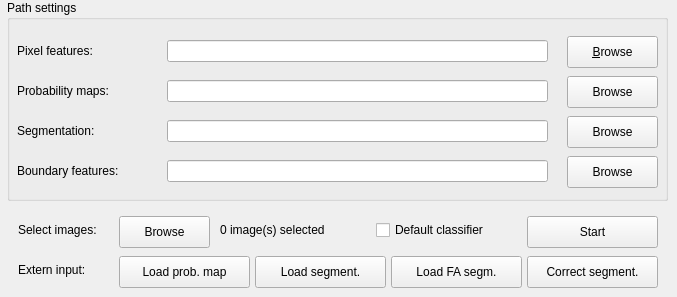
   <widget class="QWidget" name="CIS">
    <attribute name="title">
     <string>Segmentation</string>
    </attribute>
    <widget class="QGroupBox" name="cisGroupBox">
     <property name="enabled">
      <bool>true</bool>
     </property>
     <property name="geometry">
      <rect>
       <x>7</x>
       <y>0</y>
       <width>661</width>
       <height>201</height>
      </rect>
     </property>
     <property name="title">
      <string>Path settings</string>
     </property>
     <widget class="QPushButton" name="pixelFeaturesBrowse">
      <property name="geometry">
       <rect>
        <x>560</x>
        <y>36</y>
        <width>91</width>
        <height>32</height>
       </rect>
      </property>
      <property name="sizePolicy">
       <sizepolicy hsizetype="Fixed" vsizetype="Fixed">
        <horstretch>0</horstretch>
        <verstretch>0</verstretch>
       </sizepolicy>
      </property>
      <property name="text">
       <string>&amp;Browse</string>
      </property>
      <property name="shortcut">
       <string>Alt+B</string>
      </property>
     </widget>
     <widget class="QPushButton" name="probMapBrowse">
      <property name="geometry">
       <rect>
        <x>560</x>
        <y>76</y>
        <width>91</width>
        <height>32</height>
       </rect>
      </property>
      <property name="text">
       <string>Browse</string>
      </property>
     </widget>
     <widget class="QLineEdit" name="pixelFeaturesEdit">
      <property name="geometry">
       <rect>
        <x>160</x>
        <y>40</y>
        <width>381</width>
        <height>22</height>
       </rect>
      </property>
     </widget>
     <widget class="QLineEdit" name="probMapEdit">
      <property name="geometry">
       <rect>
        <x>160</x>
        <y>80</y>
        <width>381</width>
        <height>22</height>
       </rect>
      </property>
     </widget>
     <widget class="QLabel" name="pixelFeaturesLabel">
      <property name="geometry">
       <rect>
        <x>10</x>
        <y>43</y>
        <width>121</width>
        <height>16</height>
       </rect>
      </property>
      <property name="sizePolicy">
       <sizepolicy hsizetype="Fixed" vsizetype="Preferred">
        <horstretch>0</horstretch>
        <verstretch>0</verstretch>
       </sizepolicy>
      </property>
      <property name="frameShape">
       <enum>QFrame::NoFrame</enum>
      </property>
      <property name="frameShadow">
       <enum>QFrame::Plain</enum>
      </property>
      <property name="text">
       <string>Pixel features:</string>
      </property>
      <property name="buddy">
       <cstring>originalEdit</cstring>
      </property>
     </widget>
     <widget class="QLabel" name="probMapLabel">
      <property name="geometry">
       <rect>
        <x>10</x>
        <y>83</y>
        <width>141</width>
        <height>16</height>
       </rect>
      </property>
      <property name="text">
       <string>Probability maps:</string>
      </property>
     </widget>
     <widget class="QLabel" name="segmentationLabel">
      <property name="geometry">
       <rect>
        <x>10</x>
        <y>123</y>
        <width>141</width>
        <height>16</height>
       </rect>
      </property>
      <property name="text">
       <string>Segmentation:</string>
      </property>
     </widget>
     <widget class="QLineEdit" name="segmentationEdit">
      <property name="geometry">
       <rect>
        <x>160</x>
        <y>120</y>
        <width>381</width>
        <height>22</height>
       </rect>
      </property>
     </widget>
     <widget class="QPushButton" name="segmentationBrowse">
      <property name="geometry">
       <rect>
        <x>560</x>
        <y>116</y>
        <width>91</width>
        <height>32</height>
       </rect>
      </property>
      <property name="text">
       <string>Browse</string>
      </property>
     </widget>
     <widget class="QLabel" name="boundaryFeaturesLabel">
      <property name="geometry">
       <rect>
        <x>10</x>
        <y>163</y>
        <width>141</width>
        <height>16</height>
       </rect>
      </property>
      <property name="text">
       <string>Boundary features:</string>
      </property>
     </widget>
     <widget class="QLineEdit" name="boundaryFeaturesEdit">
      <property name="geometry">
       <rect>
        <x>160</x>
        <y>160</y>
        <width>381</width>
        <height>22</height>
       </rect>
      </property>
     </widget>
     <widget class="QPushButton" name="boundaryFeaturesBrowse">
      <property name="geometry">
       <rect>
        <x>560</x>
        <y>156</y>
        <width>91</width>
        <height>32</height>
       </rect>
      </property>
      <property name="text">
       <string>Browse</string>
      </property>
     </widget>
    </widget>
    <widget class="QPushButton" name="cisStartButton">
     <property name="geometry">
      <rect>
       <x>527</x>
       <y>216</y>
       <width>131</width>
       <height>32</height>
      </rect>
     </property>
     <property name="text">
      <string>Start</string>
     </property>
    </widget>
    <widget class="QLabel" name="selectImagesLabel1">
     <property name="geometry">
      <rect>
       <x>18</x>
       <y>222</y>
       <width>101</width>
       <height>16</height>
      </rect>
     </property>
     <property name="text">
      <string>Select images:</string>
     </property>
    </widget>
    <widget class="QPushButton" name="imageBrowse1">
     <property name="geometry">
      <rect>
       <x>119</x>
       <y>216</y>
       <width>91</width>
       <height>32</height>
      </rect>
     </property>
     <property name="text">
      <string>Browse</string>
     </property>
    </widget>
    <widget class="QLabel" name="imagesSelectedLabel1">
     <property name="geometry">
      <rect>
       <x>220</x>
       <y>222</y>
       <width>131</width>
       <height>16</height>
      </rect>
     </property>
     <property name="text">
      <string>0 image(s) selected</string>
     </property>
    </widget>
    <widget class="QPushButton" name="loadSegmBotton">
     <property name="geometry">
      <rect>
       <x>255</x>
       <y>256</y>
       <width>131</width>
       <height>32</height>
      </rect>
     </property>
     <property name="text">
      <string>Load segment.</string>
     </property>
    </widget>
    <widget class="QPushButton" name="loadProbButton">
     <property name="geometry">
      <rect>
       <x>119</x>
       <y>256</y>
       <width>131</width>
       <height>32</height>
      </rect>
     </property>
     <property name="text">
      <string>Load prob. map</string>
     </property>
    </widget>
    <widget class="QCheckBox" name="defRfCheckBox0">
     <property name="geometry">
      <rect>
       <x>376</x>
       <y>220</y>
       <width>141</width>
       <height>20</height>
      </rect>
     </property>
     <property name="text">
      <string>Default classifier</string>
     </property>
    </widget>
    <widget class="QLabel" name="probChangesLabel">
     <property name="geometry">
      <rect>
       <x>18</x>
       <y>262</y>
       <width>101</width>
       <height>16</height>
      </rect>
     </property>
     <property name="text">
      <string>Extern input:</string>
     </property>
    </widget>
    <widget class="QPushButton" name="corrSegmBotton">
     <property name="geometry">
      <rect>
       <x>527</x>
       <y>256</y>
       <width>131</width>
       <height>32</height>
      </rect>
     </property>
     <property name="text">
      <string>Correct segment.</string>
     </property>
    </widget>
    <widget class="QPushButton" name="loadSegmHDF5Button">
     <property name="geometry">
      <rect>
       <x>391</x>
       <y>256</y>
       <width>131</width>
       <height>32</height>
      </rect>
     </property>
     <property name="text">
      <string>Load FA segm.</string>
     </property>
    </widget>
   </widget>
